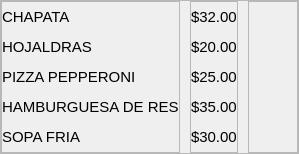
                       <widget class="QFrame" name="frame_46">
                        <property name="frameShape">
                         <enum>QFrame::StyledPanel</enum>
                        </property>
                        <property name="frameShadow">
                         <enum>QFrame::Raised</enum>
                        </property>
                        <layout class="QHBoxLayout" name="horizontalLayout_18">
                         <property name="spacing">
                          <number>10</number>
                         </property>
                         <property name="leftMargin">
                          <number>0</number>
                         </property>
                         <property name="topMargin">
                          <number>0</number>
                         </property>
                         <property name="rightMargin">
                          <number>0</number>
                         </property>
                         <property name="bottomMargin">
                          <number>0</number>
                         </property>
                         <item>
                          <widget class="QFrame" name="frame_47">
                           <property name="frameShape">
                            <enum>QFrame::StyledPanel</enum>
                           </property>
                           <property name="frameShadow">
                            <enum>QFrame::Raised</enum>
                           </property>
                           <layout class="QVBoxLayout" name="verticalLayout_39">
                            <property name="spacing">
                             <number>0</number>
                            </property>
                            <property name="leftMargin">
                             <number>0</number>
                            </property>
                            <property name="topMargin">
                             <number>0</number>
                            </property>
                            <property name="rightMargin">
                             <number>0</number>
                            </property>
                            <property name="bottomMargin">
                             <number>0</number>
                            </property>
                            <item>
                             <widget class="QLabel" name="label_115">
                              <property name="minimumSize">
                               <size>
                                <width>0</width>
                                <height>30</height>
                               </size>
                              </property>
                              <property name="maximumSize">
                               <size>
                                <width>16777215</width>
                                <height>30</height>
                               </size>
                              </property>
                              <property name="font">
                               <font>
                                <pointsize>11</pointsize>
                               </font>
                              </property>
                              <property name="text">
                               <string>CHAPATA</string>
                              </property>
                             </widget>
                            </item>
                            <item>
                             <widget class="QLabel" name="label_116">
                              <property name="minimumSize">
                               <size>
                                <width>0</width>
                                <height>30</height>
                               </size>
                              </property>
                              <property name="maximumSize">
                               <size>
                                <width>16777215</width>
                                <height>30</height>
                               </size>
                              </property>
                              <property name="font">
                               <font>
                                <pointsize>11</pointsize>
                               </font>
                              </property>
                              <property name="text">
                               <string>HOJALDRAS</string>
                              </property>
                             </widget>
                            </item>
                            <item>
                             <widget class="QLabel" name="label_117">
                              <property name="minimumSize">
                               <size>
                                <width>0</width>
                                <height>30</height>
                               </size>
                              </property>
                              <property name="maximumSize">
                               <size>
                                <width>16777215</width>
                                <height>30</height>
                               </size>
                              </property>
                              <property name="font">
                               <font>
                                <pointsize>11</pointsize>
                               </font>
                              </property>
                              <property name="text">
                               <string>PIZZA PEPPERONI</string>
                              </property>
                             </widget>
                            </item>
                            <item>
                             <widget class="QLabel" name="label_118">
                              <property name="minimumSize">
                               <size>
                                <width>0</width>
                                <height>30</height>
                               </size>
                              </property>
                              <property name="maximumSize">
                               <size>
                                <width>16777215</width>
                                <height>30</height>
                               </size>
                              </property>
                              <property name="font">
                               <font>
                                <pointsize>11</pointsize>
                               </font>
                              </property>
                              <property name="text">
                               <string>HAMBURGUESA DE RES</string>
                              </property>
                             </widget>
                            </item>
                            <item>
                             <widget class="QLabel" name="label_119">
                              <property name="minimumSize">
                               <size>
                                <width>0</width>
                                <height>30</height>
                               </size>
                              </property>
                              <property name="maximumSize">
                               <size>
                                <width>16777215</width>
                                <height>30</height>
                               </size>
                              </property>
                              <property name="font">
                               <font>
                                <pointsize>11</pointsize>
                               </font>
                              </property>
                              <property name="text">
                               <string>SOPA FRIA</string>
                              </property>
                             </widget>
                            </item>
                           </layout>
                          </widget>
                         </item>
                         <item>
                          <widget class="QFrame" name="frame_48">
                           <property name="frameShape">
                            <enum>QFrame::StyledPanel</enum>
                           </property>
                           <property name="frameShadow">
                            <enum>QFrame::Raised</enum>
                           </property>
                           <layout class="QVBoxLayout" name="verticalLayout_40">
                            <property name="spacing">
                             <number>0</number>
                            </property>
                            <property name="leftMargin">
                             <number>0</number>
                            </property>
                            <property name="topMargin">
                             <number>0</number>
                            </property>
                            <property name="rightMargin">
                             <number>0</number>
                            </property>
                            <property name="bottomMargin">
                             <number>0</number>
                            </property>
                            <item>
                             <widget class="QLabel" name="label_120">
                              <property name="minimumSize">
                               <size>
                                <width>0</width>
                                <height>30</height>
                               </size>
                              </property>
                              <property name="maximumSize">
                               <size>
                                <width>16777215</width>
                                <height>30</height>
                               </size>
                              </property>
                              <property name="font">
                               <font>
                                <pointsize>11</pointsize>
                               </font>
                              </property>
                              <property name="text">
                               <string>$32.00</string>
                              </property>
                             </widget>
                            </item>
                            <item>
                             <widget class="QLabel" name="label_121">
                              <property name="minimumSize">
                               <size>
                                <width>0</width>
                                <height>30</height>
                               </size>
                              </property>
                              <property name="maximumSize">
                               <size>
                                <width>16777215</width>
                                <height>30</height>
                               </size>
                              </property>
                              <property name="font">
                               <font>
                                <pointsize>11</pointsize>
                               </font>
                              </property>
                              <property name="text">
                               <string>$20.00</string>
                              </property>
                             </widget>
                            </item>
                            <item>
                             <widget class="QLabel" name="label_122">
                              <property name="minimumSize">
                               <size>
                                <width>0</width>
                                <height>30</height>
                               </size>
                              </property>
                              <property name="maximumSize">
                               <size>
                                <width>16777215</width>
                                <height>30</height>
                               </size>
                              </property>
                              <property name="font">
                               <font>
                                <pointsize>11</pointsize>
                               </font>
                              </property>
                              <property name="text">
                               <string>$25.00</string>
                              </property>
                             </widget>
                            </item>
                            <item>
                             <widget class="QLabel" name="label_123">
                              <property name="minimumSize">
                               <size>
                                <width>0</width>
                                <height>30</height>
                               </size>
                              </property>
                              <property name="maximumSize">
                               <size>
                                <width>16777215</width>
                                <height>30</height>
                               </size>
                              </property>
                              <property name="font">
                               <font>
                                <pointsize>11</pointsize>
                               </font>
                              </property>
                              <property name="text">
                               <string>$35.00</string>
                              </property>
                             </widget>
                            </item>
                            <item>
                             <widget class="QLabel" name="label_124">
                              <property name="minimumSize">
                               <size>
                                <width>0</width>
                                <height>30</height>
                               </size>
                              </property>
                              <property name="maximumSize">
                               <size>
                                <width>16777215</width>
                                <height>30</height>
                               </size>
                              </property>
                              <property name="font">
                               <font>
                                <pointsize>11</pointsize>
                               </font>
                              </property>
                              <property name="text">
                               <string>$30.00</string>
                              </property>
                             </widget>
                            </item>
                           </layout>
                          </widget>
                         </item>
                         <item>
                          <widget class="QFrame" name="frame_49">
                           <property name="minimumSize">
                            <size>
                             <width>50</width>
                             <height>0</height>
                            </size>
                           </property>
                           <property name="maximumSize">
                            <size>
                             <width>50</width>
                             <height>16777215</height>
                            </size>
                           </property>
                           <property name="styleSheet">
                            <string notr="true">QPushButton{
border: transparent;
}

QPushButton:hover{
border-radius:15px;
border: rgb(183, 170, 135);
background-color: rgba(183, 170, 135, 90);
}</string>
                           </property>
                           <property name="frameShape">
                            <enum>QFrame::StyledPanel</enum>
                           </property>
                           <property name="frameShadow">
                            <enum>QFrame::Raised</enum>
                           </property>
                           <layout class="QVBoxLayout" name="verticalLayout_41">
                            <property name="spacing">
                             <number>0</number>
                            </property>
                            <property name="leftMargin">
                             <number>0</number>
                            </property>
                            <property name="topMargin">
                             <number>0</number>
                            </property>
                            <property name="rightMargin">
                             <number>0</number>
                            </property>
                            <property name="bottomMargin">
                             <number>0</number>
                            </property>
                            <item>
                             <widget class="QPushButton" name="chapata">
                              <property name="minimumSize">
                               <size>
                                <width>30</width>
                                <height>30</height>
                               </size>
                              </property>
                              <property name="maximumSize">
                               <size>
                                <width>30</width>
                                <height>30</height>
                               </size>
                              </property>
                              <property name="text">
                               <string/>
                              </property>
                              <property name="icon">
                               <iconset>
                                <normaloff>iconos/add_shopping_cart.png</normaloff>iconos/add_shopping_cart.png</iconset>
                              </property>
                              <property name="iconSize">
                               <size>
                                <width>20</width>
                                <height>20</height>
                               </size>
                              </property>
                             </widget>
                            </item>
                            <item>
                             <widget class="QPushButton" name="hojaldra">
                              <property name="minimumSize">
                               <size>
                                <width>30</width>
                                <height>30</height>
                               </size>
                              </property>
                              <property name="maximumSize">
                               <size>
                                <width>30</width>
                                <height>30</height>
                               </size>
                              </property>
                              <property name="text">
                               <string/>
                              </property>
                              <property name="icon">
                               <iconset>
                                <normaloff>iconos/add_shopping_cart.png</normaloff>iconos/add_shopping_cart.png</iconset>
                              </property>
                              <property name="iconSize">
                               <size>
                                <width>20</width>
                                <height>20</height>
                               </size>
                              </property>
                             </widget>
                            </item>
                            <item>
                             <widget class="QPushButton" name="pizza">
                              <property name="minimumSize">
                               <size>
                                <width>30</width>
                                <height>30</height>
                               </size>
                              </property>
                              <property name="maximumSize">
                               <size>
                                <width>30</width>
                                <height>30</height>
                               </size>
                              </property>
                              <property name="text">
                               <string/>
                              </property>
                              <property name="icon">
                               <iconset>
                                <normaloff>iconos/add_shopping_cart.png</normaloff>iconos/add_shopping_cart.png</iconset>
                              </property>
                              <property name="iconSize">
                               <size>
                                <width>20</width>
                                <height>20</height>
                               </size>
                              </property>
                             </widget>
                            </item>
                            <item>
                             <widget class="QPushButton" name="hambu">
                              <property name="minimumSize">
                               <size>
                                <width>30</width>
                                <height>30</height>
                               </size>
                              </property>
                              <property name="maximumSize">
                               <size>
                                <width>30</width>
                                <height>30</height>
                               </size>
                              </property>
                              <property name="text">
                               <string/>
                              </property>
                              <property name="icon">
                               <iconset>
                                <normaloff>iconos/add_shopping_cart.png</normaloff>iconos/add_shopping_cart.png</iconset>
                              </property>
                              <property name="iconSize">
                               <size>
                                <width>20</width>
                                <height>20</height>
                               </size>
                              </property>
                             </widget>
                            </item>
                            <item>
                             <widget class="QPushButton" name="sopa">
                              <property name="minimumSize">
                               <size>
                                <width>30</width>
                                <height>30</height>
                               </size>
                              </property>
                              <property name="maximumSize">
                               <size>
                                <width>30</width>
                                <height>30</height>
                               </size>
                              </property>
                              <property name="text">
                               <string/>
                              </property>
                              <property name="icon">
                               <iconset>
                                <normaloff>iconos/add_shopping_cart.png</normaloff>iconos/add_shopping_cart.png</iconset>
                              </property>
                              <property name="iconSize">
                               <size>
                                <width>20</width>
                                <height>20</height>
                               </size>
                              </property>
                             </widget>
                            </item>
                           </layout>
                          </widget>
                         </item>
                        </layout>
                       </widget>
